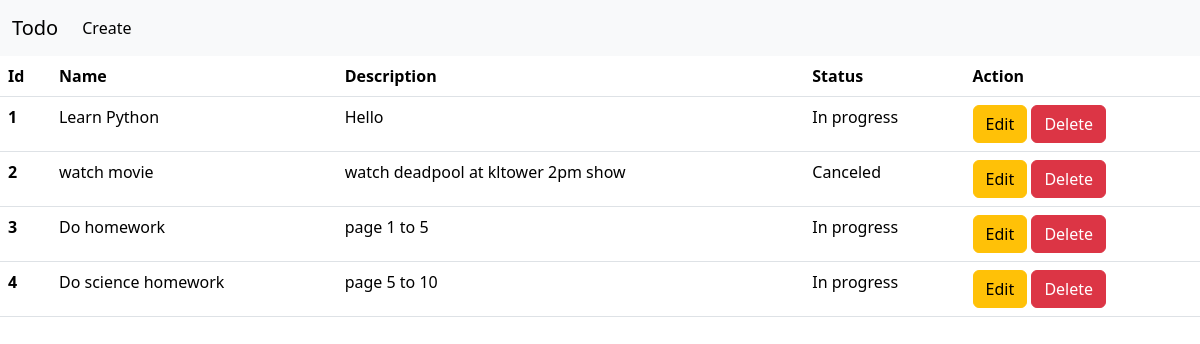
Before: / with the older database file.
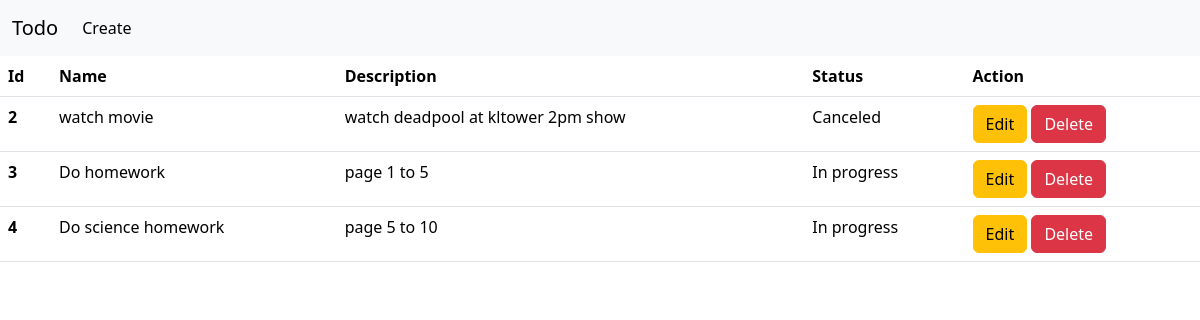
After: the same page with the newer database file.
### base/models.py (models this page shows)
class Todo(models.Model):
    name = models.CharField(max_length=100)
    description = models.TextField()
    status = models.CharField(max_length=50)

### base/views.py (the view)
# urls.py: 2. Add a URL to urlpatterns:  path('', views.home, name='home')
def home(request):
    todo_objs = Todo.objects.all()
    data = {'todos':todo_objs}
    return render(request, 'index.html', context = data)

### base/templates/index.html (shortened to what this page needs)
<!DOCTYPE html>
<html lang="en">
<head>
<link href="https://cdn.jsdelivr.net/npm/bootstrap@5.3.3/dist/css/bootstrap.min.css" rel="stylesheet">
</head>
<body>
    {% include 'nav.html' %}
    <table class="table">
        <thead>
          <tr>
            <th scope="col">Id</th>
            <th scope="col">Name</th>
            <th scope="col">Description</th>
            <th scope="col">Status</th>
            <th scope="col">Action</th>
          </tr>
        </thead>
        <tbody>
            {% for i in todos %}
                <tr>
                    <th scope="row">{{i.id}}</th>
                    <td>{{i.name}}</td>
                    <td>{{i.description}}</td>
                    <td>{{i.status}}</td>
                    <td><a href="{% url 'edit' pk=i.id %}"><button class="btn btn-warning">Edit</button></a> <a href="{% url 'delete' pk=i.id%}"> <button class="btn btn-danger"> Delete </button> </a> </td>
                </tr>
            {% endfor %}
        </tbody>
      </table>
</body>
</html>

Changed rows visible on the page:
removed Todo: id "1", name "Learn Python", description "Hello", status "In progress"
